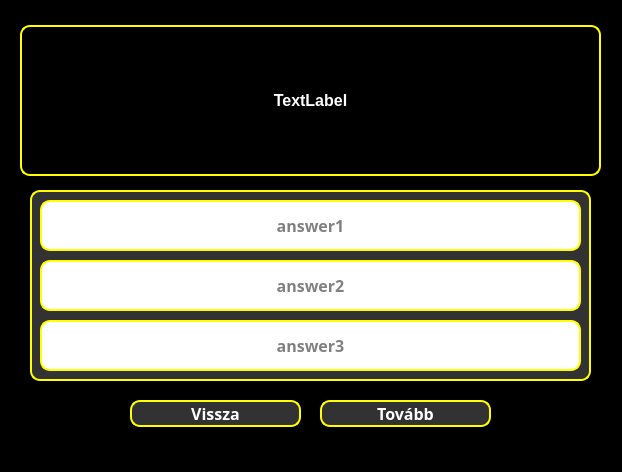
<?xml version="1.0" encoding="UTF-8"?>
<ui version="4.0">
 <class>learningGame</class>
 <widget class="QMainWindow" name="learningGame">
  <property name="geometry">
   <rect>
    <x>0</x>
    <y>0</y>
    <width>622</width>
    <height>472</height>
   </rect>
  </property>
  <property name="windowTitle">
   <string>Kvíz</string>
  </property>
  <property name="styleSheet">
   <string notr="true">* {
	background-color: black;
}</string>
  </property>
  <widget class="QWidget" name="centralwidget">
   <widget class="QWidget" name="widget" native="true">
    <property name="geometry">
     <rect>
      <x>10</x>
      <y>10</y>
      <width>601</width>
      <height>441</height>
     </rect>
    </property>
    <property name="styleSheet">
     <string notr="true">* {
	background-color: black;
    border-radius: 10px;
    color: white;
    font-size: 16px;
    font-weight: bold;
}</string>
    </property>
    <widget class="QWidget" name="widget_2" native="true">
     <property name="geometry">
      <rect>
       <x>20</x>
       <y>180</y>
       <width>561</width>
       <height>191</height>
      </rect>
     </property>
     <property name="styleSheet">
      <string notr="true">* {
	background-color: rgb(50, 50, 50);
	border: 2px solid yellow;
	border-radius: 10px;
	color: white;
	font-size: 16px;
	font-weight: bold;
}</string>
     </property>
     <widget class="QPushButton" name="answer1Button">
      <property name="geometry">
       <rect>
        <x>10</x>
        <y>10</y>
        <width>541</width>
        <height>51</height>
       </rect>
      </property>
      <property name="font">
       <font>
        <family>Corbel</family>
        <pointsize>-1</pointsize>
        <bold>true</bold>
       </font>
      </property>
      <property name="styleSheet">
       <string notr="true">* {
	background-color: white;
	color: grey;
}

*:hover {
	background-color: rgb(120, 120, 220);
	color: white;
}</string>
      </property>
      <property name="text">
       <string>answer1</string>
      </property>
      <property name="checkable">
       <bool>true</bool>
      </property>
     </widget>
     <widget class="QPushButton" name="answer3Button">
      <property name="geometry">
       <rect>
        <x>10</x>
        <y>130</y>
        <width>541</width>
        <height>51</height>
       </rect>
      </property>
      <property name="font">
       <font>
        <family>Corbel</family>
        <pointsize>-1</pointsize>
        <bold>true</bold>
       </font>
      </property>
      <property name="styleSheet">
       <string notr="true">* {
	background-color: white;
	color: grey;
}

*:hover {
	background-color: rgb(120, 120, 220);
	color: white;
}</string>
      </property>
      <property name="text">
       <string>answer3</string>
      </property>
      <property name="checkable">
       <bool>true</bool>
      </property>
     </widget>
     <widget class="QPushButton" name="answer2Button">
      <property name="geometry">
       <rect>
        <x>10</x>
        <y>70</y>
        <width>541</width>
        <height>51</height>
       </rect>
      </property>
      <property name="font">
       <font>
        <family>Corbel</family>
        <pointsize>-1</pointsize>
        <bold>true</bold>
       </font>
      </property>
      <property name="styleSheet">
       <string notr="true">* {
	background-color: white;
	color: grey;
}

*:hover {
	background-color: rgb(120, 120, 220);
	color: white;
}</string>
      </property>
      <property name="text">
       <string>answer2</string>
      </property>
      <property name="checkable">
       <bool>true</bool>
      </property>
     </widget>
    </widget>
    <widget class="QPushButton" name="backButton">
     <property name="geometry">
      <rect>
       <x>120</x>
       <y>390</y>
       <width>171</width>
       <height>27</height>
      </rect>
     </property>
     <property name="font">
      <font>
       <family>Corbel</family>
       <pointsize>-1</pointsize>
       <bold>true</bold>
      </font>
     </property>
     <property name="styleSheet">
      <string notr="true">* {
	background-color: rgb(50, 50, 50);
	border: 2px solid yellow;
	border-radius: 10px;
	color: white;
}

*:hover {
	background-color: rgb(20, 20, 20);
	color: yellow;
}</string>
     </property>
     <property name="text">
      <string>Vissza</string>
     </property>
    </widget>
    <widget class="QPushButton" name="nextButton">
     <property name="geometry">
      <rect>
       <x>310</x>
       <y>390</y>
       <width>171</width>
       <height>27</height>
      </rect>
     </property>
     <property name="font">
      <font>
       <family>Corbel</family>
       <pointsize>-1</pointsize>
       <bold>true</bold>
      </font>
     </property>
     <property name="styleSheet">
      <string notr="true">* {
	background-color: rgb(50, 50, 50);
	border: 2px solid yellow;
	border-radius: 10px;
	color: white;
}

*:hover {
	background-color: rgb(20, 20, 20);
	color: yellow;
}</string>
     </property>
     <property name="text">
      <string>Tovább</string>
     </property>
    </widget>
    <widget class="QLabel" name="questionField">
     <property name="geometry">
      <rect>
       <x>10</x>
       <y>15</y>
       <width>581</width>
       <height>151</height>
      </rect>
     </property>
     <property name="styleSheet">
      <string notr="true">* {
	border: 2px solid yellow;
	color: white;
}</string>
     </property>
     <property name="text">
      <string>TextLabel</string>
     </property>
     <property name="alignment">
      <set>Qt::AlignCenter</set>
     </property>
    </widget>
   </widget>
  </widget>
  <widget class="QStatusBar" name="statusbar"/>
 </widget>
 <resources/>
 <connections/>
</ui>
